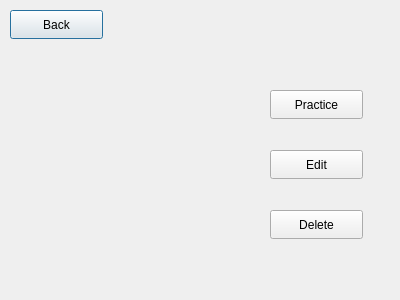
<?xml version="1.0" encoding="UTF-8"?>
<ui version="4.0">
 <class>controlDialog</class>
 <widget class="QDialog" name="controlDialog">
  <property name="geometry">
   <rect>
    <x>0</x>
    <y>0</y>
    <width>400</width>
    <height>300</height>
   </rect>
  </property>
  <property name="windowTitle">
   <string>Options</string>
  </property>
  <widget class="QPushButton" name="backButton">
   <property name="geometry">
    <rect>
     <x>10</x>
     <y>10</y>
     <width>93</width>
     <height>29</height>
    </rect>
   </property>
   <property name="text">
    <string>Back</string>
   </property>
  </widget>
  <widget class="QPushButton" name="practiceButton">
   <property name="geometry">
    <rect>
     <x>270</x>
     <y>90</y>
     <width>93</width>
     <height>29</height>
    </rect>
   </property>
   <property name="text">
    <string>Practice</string>
   </property>
  </widget>
  <widget class="QPushButton" name="editButton">
   <property name="geometry">
    <rect>
     <x>270</x>
     <y>150</y>
     <width>93</width>
     <height>29</height>
    </rect>
   </property>
   <property name="text">
    <string>Edit</string>
   </property>
  </widget>
  <widget class="QPushButton" name="pushButton_4">
   <property name="geometry">
    <rect>
     <x>270</x>
     <y>210</y>
     <width>93</width>
     <height>29</height>
    </rect>
   </property>
   <property name="text">
    <string>Delete</string>
   </property>
  </widget>
 </widget>
 <resources/>
 <connections/>
</ui>
